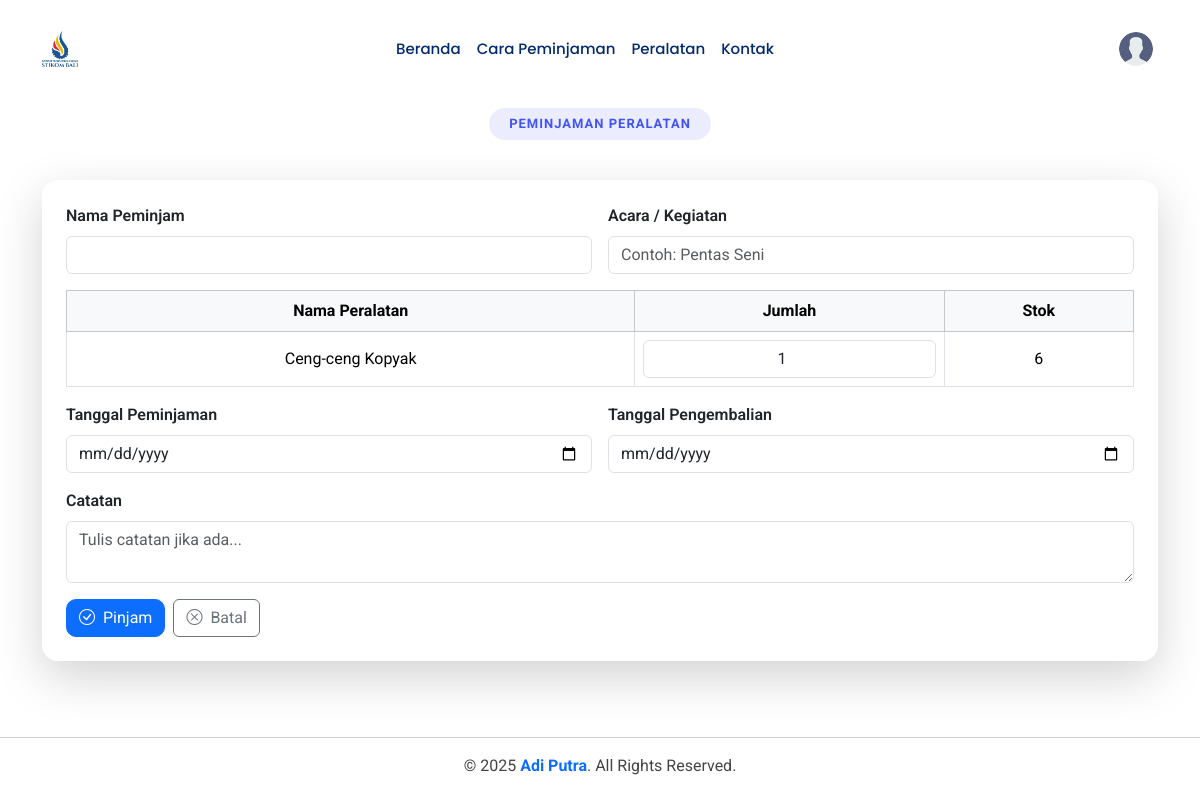
The app's page /peminjaman/form_peminjaman.php?id=16 with its own data.
### tables this page shows
CREATE TABLE `peralatan` (
  `id_peralatan` int(11) NOT NULL,
  `nama_peralatan` varchar(50) NOT NULL,
  `kategori` enum('Modern','Tradisional') DEFAULT NULL,
  `jumlah` int(11) NOT NULL,
  `jumlah_baik` int(11) DEFAULT 0,
  `jumlah_rusak` int(11) DEFAULT 0,
  `tahun_pengadaan` year(4) DEFAULT NULL,
  `deskripsi` text DEFAULT NULL,
  `gambar` varchar(30) NOT NULL
);

### peminjaman/form_peminjaman.php (the view, shortened to what this page needs)
<?php
include_once __DIR__ . '/../config/config.php';
$id_pengguna = $_SESSION['id_pengguna'];
$query_user = $conn->prepare("SELECT * FROM pengguna WHERE id_pengguna = ?");
$query_user->bind_param("i", $id_pengguna);
$query_user->execute();
$data_user = $query_user->get_result()->fetch_assoc();
$peralatan = [];
if ($_SERVER['REQUEST_METHOD'] === 'POST' && isset($_POST['keranjang'])) {
    $_SESSION['keranjang'] = $_POST['keranjang'];
    $peralatan = $_SESSION['keranjang'];
}
elseif (!empty($_SESSION['keranjang'])) {
    $peralatan = $_SESSION['keranjang'];
}
elseif (isset($_GET['id']) && is_numeric($_GET['id'])) {
    $id = $_GET['id'];
    $query = $conn->prepare("
        SELECT p.id_peralatan, p.nama_peralatan,
            (SELECT COUNT(*) FROM unit_peralatan WHERE id_peralatan = p.id_peralatan AND kondisi = 'Baik' AND keterangan = 'Tersedia') as stok
        FROM peralatan p
        WHERE p.id_peralatan = ?
    ");
    $query->bind_param("i", $id);
    $query->execute();
    $result = $query->get_result();
    if ($result->num_rows > 0) {
        $data = $result->fetch_assoc();
        $peralatan[] = [
            'id_peralatan' => $data['id_peralatan'],
            'nama' => $data['nama_peralatan'],
            'stok' => $data['stok'],
            'jumlah' => 1
        ];
    }
}
?>
<!DOCTYPE html>
<html lang="en">
<head>
  <link href='https://unpkg.com/boxicons@2.0.9/css/boxicons.min.css' rel='stylesheet'>
  <link href="../assets/vendor/bootstrap/css/bootstrap.min.css" rel="stylesheet">
  <link href="../assets/vendor/bootstrap-icons/bootstrap-icons.css" rel="stylesheet">
  <link href="../assets/vendor/aos/aos.css" rel="stylesheet">
  <link href="../assets/vendor/glightbox/css/glightbox.min.css" rel="stylesheet">
  <link href="../assets/vendor/swiper/swiper-bundle.min.css" rel="stylesheet">
    <link href="../assets/css/main.css" rel="stylesheet">
</head>
<body class="index-page">
<?php include '../layout/navbar.php'; ?>
  <main class="main">
    <section id="peminjaman" class="peminjaman section">
      <div class="container section-title mt-5" data-aos="fade-up">
        <h2>Peminjaman Peralatan</h2>
      </div>
    <div class="container">
    <div class="card shadow-lg border-0 rounded-4" data-aos="fade-up" data-aos-delay="400">
      <div class="card-body p-4">
      <form action="<?= BASE_URL ?>proses_pinjam.php" method="POST" enctype="multipart/form-data">
        <div class="row g-3">
            <div class="col-12 col-md-6">
                <label class="form-label fw-semibold">Nama Peminjam</label>
                <input type="text" class="form-control" value="<?= htmlspecialchars($data_user['nama_lengkap']) ?>" readonly>
            </div>
            <div class="col-12 col-md-6">
                <label class="form-label fw-semibold">Acara / Kegiatan</label>
                <input type="text" name="kegiatan" class="form-control" placeholder="Contoh: Pentas Seni" required>
            </div>
        </div>
        <?php if (count($peralatan) > 0): ?>
        <div class="table-responsive mt-3">
            <table class="table table-bordered align-middle text-center">
                <thead class="table-light">
                    <tr>
                        <th>Nama Peralatan</th>
                        <th>Jumlah</th>
                        <th>Stok</th>
                    </tr>
                </thead>
                <tbody>
                    <?php foreach ($peralatan as $index => $item): ?>
                    <tr>
                        <td>
                            <?= htmlspecialchars($item['nama'] ?? $item['nama_peralatan'] ?? '-') ?>
                        </td>
                        <td>
                            <input type="number" name="peralatan[<?= $index ?>][jumlah]" class="form-control text-center" value="<?= $item['jumlah'] ?>" min="1" max="<?= $item['stok'] ?>" required>
                        </td>
                        <td><?= $item['stok'] ?></td>
                    </tr>
                    <?php endforeach; ?>
                </tbody>
            </table>
        </div>
        <?php else: ?>
        <div class="alert alert-warning mt-3">Tidak ada peralatan yang dipilih.</div>
        <?php endif; ?>
        <div class="row g-3">
            <div class="col-12 col-md-6">
                <label class="form-label fw-semibold">Tanggal Peminjaman</label>
                <input type="date" name="tanggal_peminjaman" class="form-control" required>
            </div>
            <div class="col-12 col-md-6">
                <label class="form-label fw-semibold">Tanggal Pengembalian</label>
                <input type="date" name="tanggal_pengembalian" class="form-control" required>
            </div>
        </div>
        <div class="row mt-3">
            <div class="col-12">
                <label class="form-label fw-semibold">Catatan</label>
                <textarea name="catatan" class="form-control" rows="2" placeholder="Tulis catatan jika ada..."></textarea>
            </div>
        </div>
        <div class="d-flex flex-wrap gap-2 mt-3">
            <button type="submit" class="btn btn-primary">
                <i class="bi bi-check-circle pe-2"></i>Pinjam
            </button>
            <a href="<?= BASE_URL ?>index.php" class="btn btn-outline-secondary">
                <i class="bi bi-x-circle pe-2"></i>Batal
            </a>
        </div>
    </form>
    </div>
  </div>
</div>
    </section>
    <hr class="my-3" />
    <div class="container copyright text-center mt-2">
       <p>&copy; 2025 <strong class="text-primary">Adi Putra</strong>. All Rights Reserved.</p>
    </div>
  </main>
</body>
</html>

### assets/css/main.css (style rules this page uses)
:root { --default-font: "Roboto", system-ui, -apple-system, "Segoe UI", Roboto, "Helvetica Neue", Arial, "Noto Sans", "Liberation Sans", sans-serif, "Apple Color Emoji", "Segoe UI Emoji", "Segoe UI Symbol", "Noto Color Emoji"; --heading-font: "Nunito", sans-serif; --nav-font: "Poppins", sans-serif; }
:root { --background-color: #ffffff; --default-color: #444444; --heading-color: #012970; --accent-color: #4154f1; --surface-color: #ffffff; --contrast-color: #ffffff; }
:root { --nav-color: #012970; --nav-hover-color: #4154f1; --nav-mobile-background-color: #ffffff; --nav-dropdown-background-color: #ffffff; --nav-dropdown-color: #212529; --nav-dropdown-hover-color: #4154f1; }
:root { scroll-behavior: smooth; }
body { color: var(--default-color); background-color: var(--background-color); font-family: var(--default-font); }
a { color: var(--accent-color); text-decoration: none; transition: 0.3s; }
h1, h2, h3, h4, h5, h6 { color: var(--heading-color); font-family: var(--heading-font); }
section, .section { color: var(--default-color); background-color: var(--background-color); padding: 60px 0; scroll-margin-top: 98px; overflow: clip; }
.section-title { text-align: center; padding-bottom: 40px; position: relative; }
.section-title h2 { font-size: 13px; letter-spacing: 1px; font-weight: 700; padding: 8px 20px; margin: 0; background: color-mix(in srgb, var(--accent-color), transparent 90%); color: var(--accent-color); display: inline-block; text-transform: uppercase; border-radius: 50px; font-family: var(--default-font); }
.card { transition: all 0.3s ease-in-out; border: none; will-change: transform; }
.card { border-radius: 15px; border: none; }
.form-label { font-weight: 600; }
.btn-primary { border-radius: 10px; }
a { text-decoration: none; font-weight: bold; }

### records on screen
peralatan: nama_peralatan "Ceng-ceng Kopyak", jumlah "1", stok "6"
